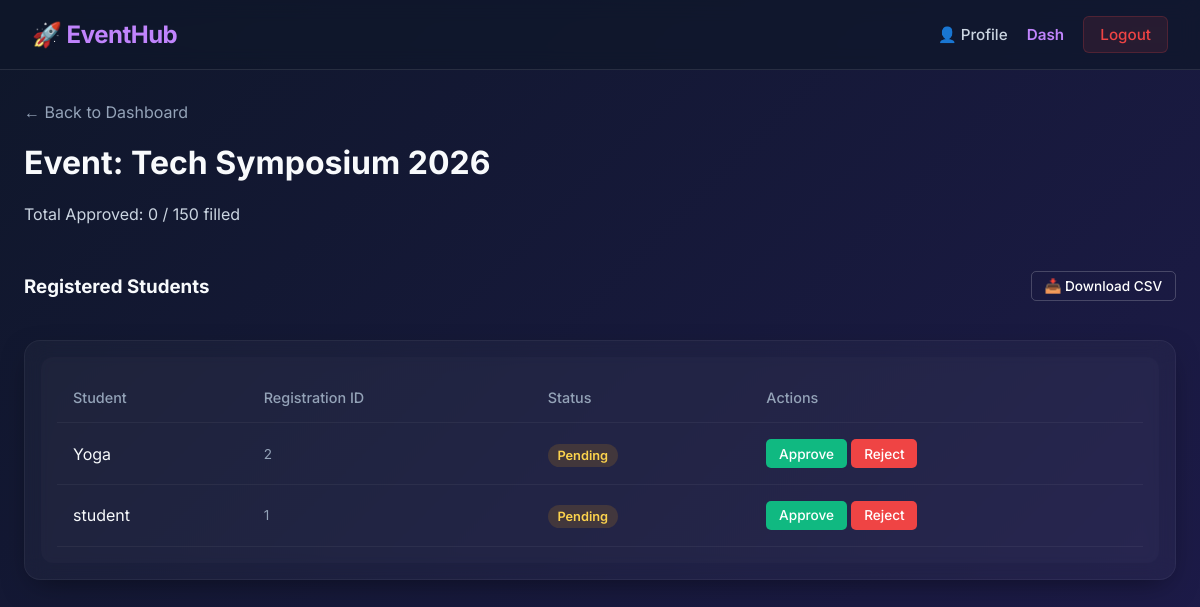
Page /faculty/event/1/view (signed in) on the committed database.
### tables this page shows
CREATE TABLE events (
            id INTEGER PRIMARY KEY AUTOINCREMENT,
            faculty_id INTEGER NOT NULL,
            title TEXT NOT NULL,
            description TEXT NOT NULL,
            date_time TEXT NOT NULL,
            venue TEXT NOT NULL,
            max_participants INTEGER NOT NULL,
            deadline TEXT NOT NULL,
            FOREIGN KEY (faculty_id) REFERENCES users (id)
        );

CREATE TABLE registrations (
            id INTEGER PRIMARY KEY AUTOINCREMENT,
            event_id INTEGER NOT NULL,
            student_id INTEGER NOT NULL,
            status TEXT NOT NULL DEFAULT 'Pending',
            FOREIGN KEY (event_id) REFERENCES events (id),
            FOREIGN KEY (student_id) REFERENCES users (id),
            UNIQUE(event_id, student_id)
        );

CREATE TABLE users (
            id INTEGER PRIMARY KEY AUTOINCREMENT,
            username TEXT UNIQUE NOT NULL,
            password TEXT NOT NULL,
            role TEXT NOT NULL
        );

### app.py (the view)
@app.route('/faculty/event/<int:event_id>/view')
def faculty_event_view(event_id):
    if session.get('role') != 'faculty': return redirect(url_for('home'))
    conn = get_db_connection()
    event = conn.execute("SELECT * FROM events WHERE id = ? AND faculty_id = ?", (event_id, session['user_id'])).fetchone()
    if not event:
        conn.close()
        flash('Event not found or unauthorized.', 'error')
        return redirect(url_for('faculty_dashboard'))
    regs = conn.execute('''
        SELECT r.id as reg_id, u.username, r.status
        FROM registrations r
        JOIN users u ON r.student_id = u.id
        WHERE r.event_id = ?
        ORDER BY r.id DESC
    ''', (event_id,)).fetchall()
    approved_count = sum(1 for r in regs if r['status'] == 'Approved')
    conn.close()
    return render_template('faculty_event.html', event=event, regs=regs, approved_count=approved_count)

### app.py (called while the page is built)
def get_db_connection():
    if DATABASE_URL:
        import psycopg2
        conn = psycopg2.connect(DATABASE_URL)
        return DBWrapper(conn, 'postgres')
    else:
        conn = sqlite3.connect('eventhub_v3.db', check_same_thread=False)
        conn.row_factory = sqlite3.Row
        return DBWrapper(conn, 'sqlite')

    def execute(self, query, args=()):
        if self.db_type == 'postgres':
            import psycopg2.extras
            cur = self.conn.cursor(cursor_factory=psycopg2.extras.DictCursor)
            query = query.replace('?', '%s')
        else:
            cur = self.conn.cursor()
        cur.execute(query, args)
        return cur

    def close(self):
        self.conn.close()

### templates/faculty_event.html (shortened to what this page needs)
{% extends 'layout.html' %}
{% block content %}
<div>
    <a href="{{ url_for('faculty_dashboard') }}" style="color: #94a3b8; text-decoration: none;">&larr; Back to Dashboard</a>
    <h1>Event: {{ event.title }}</h1>
    <p style="color: #cbd5e1;">Total Approved: {{ approved_count }} / {{ event.max_participants }} filled</p>
    <div class="header-flex" style="margin-top: 2rem;">
        <h3>Registered Students</h3>
        <a href="{{ url_for('faculty_event_export', event_id=event.id) }}" class="btn btn-outline btn-small">📥 Download CSV</a>
    </div>
    <div class="glass-card" style="padding: 1rem;">
        <div class="table-container">
            <table>
                <thead>
                    <tr><th>Student</th><th>Registration ID</th><th>Status</th><th>Actions</th></tr>
                </thead>
                <tbody>
                    {% for r in regs %}
                    <tr>
                        <td>{{ r.username }}</td>
                        <td style="color: #94a3b8; font-size: 0.85rem;">{{ r.reg_id }}</td>
                        <td><span class="status-badge status-{{ r.status }}">{{ r.status }}</span></td>
                        <td>
                            {% if r.status == 'Pending' %}
                            <form action="{{ url_for('faculty_reg_decide', reg_id=r.reg_id) }}" method="POST" style="display:inline;">
                                <button class="btn btn-small btn-green">Approve</button>
                            </form>
                            <form action="{{ url_for('faculty_reg_decide', reg_id=r.reg_id) }}" method="POST" style="display:inline;">
                                <button class="btn btn-small btn-red">Reject</button>
                            </form>
                            {% else %}
                                <span style="color:#94a3b8; font-size:0.8rem;">Evaluated</span>
                            {% endif %}
                        </td>
                    </tr>
                    {% else %}
                    <tr><td colspan="4" style="text-align: center; color: #94a3b8;">No registrations.</td></tr>
                    {% endfor %}
                </tbody>
            </table>
        </div>
    </div>
</div>
{% endblock %}

### static/style.css (style rules this page uses)
html, body { margin: 0; padding: 0; font-family: 'Inter', sans-serif; background: linear-gradient(135deg, #0f172a 0%, #1e1b4b 100%); color: #f8fafc; min-height: 100vh; }
.glass-card { background: rgba(255, 255, 255, 0.03); backdrop-filter: blur(12px); border: 1px solid rgba(255, 255, 255, 0.05); border-radius: 16px; padding: 2rem; box-shadow: 0 10px 30px -10px rgba(0, 0, 0, 0.5); transition: transform 0.3s ease; }
.btn { display: inline-block; background: #9333ea; color: #fff; padding: 0.75rem 1.5rem; border: none; border-radius: 8px; font-size: 1rem; font-weight: 500; cursor: pointer; transition: 0.2s; text-align: center; text-decoration: none; font-family: inherit; }
.btn-small { padding: 0.4rem 0.8rem; font-size: 0.85rem; border-radius: 5px; }
.btn-green { background: #10b981; }
.btn-red { background: #ef4444; }
.btn-outline { background: transparent; border: 1px solid rgba(255,255,255,0.2); }
.table-container { overflow-x: auto; background: rgba(255,255,255,0.02); border-radius: 12px; padding: 1rem; }
table { width: 100%; border-collapse: collapse; }
th, td { padding: 1rem; text-align: left; border-bottom: 1px solid rgba(255, 255, 255, 0.05); }
th { color: #94a3b8; font-weight: 500; font-size: 0.9rem; }
.status-badge { padding: 0.25rem 0.6rem; border-radius: 999px; font-size: 0.8rem; font-weight: 600; }
.status-Pending { background: rgba(245, 158, 11, 0.15); color: #fcd34d; }
.header-flex { display: flex; justify-content: space-between; align-items: center; margin-bottom: 1.5rem; flex-wrap: wrap; gap: 1rem; }

### rows in the picture
events: title "Tech Symposium 2026", max_participants "150"
registrations: username "Yoga", reg_id "2", status "Pending"
registrations: username "student", reg_id "1", status "Pending"

### other values in the picture
{{ approved_count }} "0"
